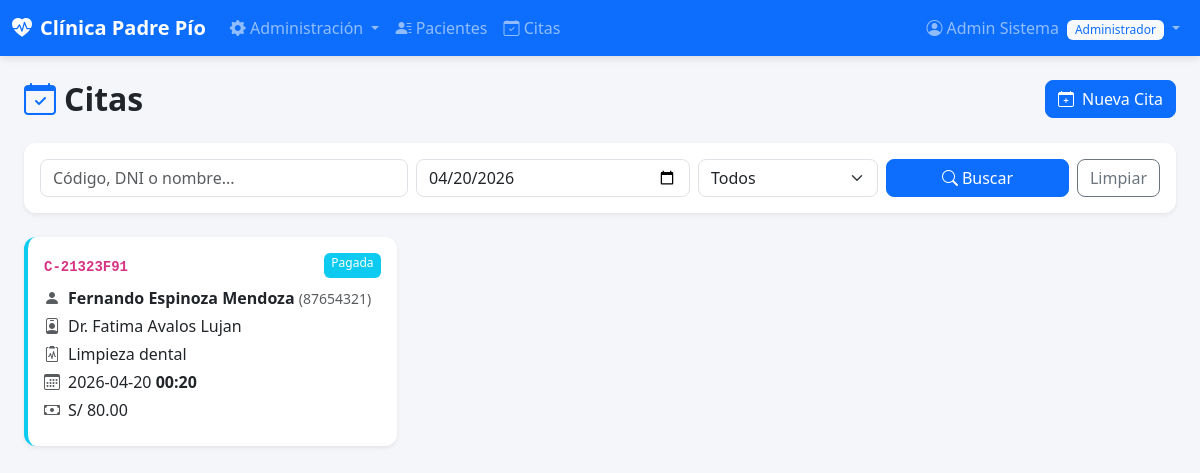
The app's page /citas (signed in) with its own data.
### tables this page shows
CREATE TABLE citas (
            id INTEGER PRIMARY KEY AUTOINCREMENT,
            codigo TEXT UNIQUE NOT NULL,
            paciente_id INTEGER NOT NULL,
            doctor_id INTEGER NOT NULL,
            servicio_id INTEGER NOT NULL,
            fecha TEXT NOT NULL,
            hora TEXT NOT NULL,
            estado TEXT DEFAULT 'confirmada' CHECK(estado IN ('confirmada','atendida','cancelada','no_asistio','pagada')),
            monto REAL NOT NULL,
            observaciones TEXT,
            creado_por INTEGER,
            fecha_creacion TEXT DEFAULT CURRENT_TIMESTAMP,
            FOREIGN KEY (paciente_id) REFERENCES pacientes(id),
            FOREIGN KEY (doctor_id) REFERENCES usuarios(id),
            FOREIGN KEY (servicio_id) REFERENCES servicios(id)
        );

CREATE TABLE pacientes (
            id INTEGER PRIMARY KEY AUTOINCREMENT,
            dni TEXT UNIQUE NOT NULL,
            nombres TEXT NOT NULL,
            apellidos TEXT NOT NULL,
            telefono TEXT,
            correo TEXT,
            direccion TEXT,
            fecha_nacimiento TEXT,
            sexo TEXT CHECK(sexo IN ('M','F')),
            fecha_registro TEXT DEFAULT CURRENT_TIMESTAMP
        );

CREATE TABLE servicios (
            id INTEGER PRIMARY KEY AUTOINCREMENT,
            nombre TEXT UNIQUE NOT NULL,
            descripcion TEXT,
            duracion INTEGER NOT NULL,
            buffer_limpieza INTEGER DEFAULT 0,
            costo REAL NOT NULL,
            estado TEXT DEFAULT 'activo' CHECK(estado IN ('activo','inactivo'))
        );

### app.py (the view)
@app.route('/citas')
@login_required(['recepcionista', 'administrador', 'cajero'])
def citas():
    db = get_db()
    q = request.args.get('q', '').strip()
    estado = request.args.get('estado', '')
    fecha = request.args.get('fecha', date.today().isoformat())
    sql = '''SELECT c.*, p.nombres||' '||p.apellidos AS paciente, p.dni AS paciente_dni,
             u.nombres||' '||u.apellidos AS doctor, s.nombre AS servicio
             FROM citas c
             JOIN pacientes p ON c.paciente_id=p.id
             JOIN usuarios u ON c.doctor_id=u.id
             JOIN servicios s ON c.servicio_id=s.id
             WHERE 1=1'''
    params = []
    if q:
        sql += " AND (c.codigo LIKE ? OR p.dni LIKE ? OR p.nombres LIKE ?)"
        params += [f'%{q}%', f'%{q}%', f'%{q}%']
    if estado:
        sql += " AND c.estado=?"
        params.append(estado)
    if fecha:
        sql += " AND c.fecha=?"
        params.append(fecha)
    sql += " ORDER BY c.fecha DESC, c.hora ASC"
    rows = db.execute(sql, params).fetchall()
    db.close()
    return render_template('recepcionista/citas.html', citas=rows, q=q, estado=estado, fecha=fecha)

### app.py (called while the page is built)
def login_required(roles=None):
    def decorator(f):
        @wraps(f)
        def wrapped(*args, **kwargs):
            if 'usuario_id' not in session:
                flash('Debes iniciar sesión.', 'warning')
                return redirect(url_for('login'))
            if roles and session.get('rol') not in roles:
                flash('No tienes permiso para acceder a esta sección.', 'danger')
                return redirect(url_for('dashboard'))
            return f(*args, **kwargs)
        return wrapped
    return decorator

### database.py (called while the page is built)
def get_db():
    conn = sqlite3.connect(DB_PATH)
    conn.row_factory = sqlite3.Row
    conn.execute("PRAGMA foreign_keys = ON")
    return conn

### templates/recepcionista/citas.html (shortened to what this page needs)
{% extends 'base.html' %}
{% block content %}
<div class="d-flex justify-content-between align-items-center mb-4">
  <h2 class="fw-bold mb-0"><i class="bi bi-calendar-check me-2 text-primary"></i>Citas</h2>
  {% if session.rol in ['recepcionista','administrador'] %}
  <a href="{{ url_for('crear_cita') }}" class="btn btn-primary">
    <i class="bi bi-calendar-plus me-2"></i>Nueva Cita
  </a>
  {% endif %}
</div>
<div class="card shadow-sm border-0 mb-4">
  <div class="card-body">
    <form method="GET" class="row g-2 align-items-end">
      <div class="col-md-4">
        <input type="text" name="q" class="form-control" placeholder="Código, DNI o nombre..." value="{{ q }}">
      </div>
      <div class="col-md-3">
        <input type="date" name="fecha" class="form-control" value="{{ fecha }}">
      </div>
      <div class="col-md-2">
        <select name="estado" class="form-select">
          <option value="">Todos</option>
        </select>
      </div>
      <div class="col-md-3 d-flex gap-2">
        <button type="submit" class="btn btn-primary flex-fill"><i class="bi bi-search me-1"></i>Buscar</button>
        <a href="{{ url_for('citas') }}" class="btn btn-outline-secondary">Limpiar</a>
      </div>
    </form>
  </div>
</div>
{% if citas %}
<div class="row g-3">
  {% for c in citas %}
  <div class="col-md-6 col-lg-4">
    <div class="card h-100 shadow-sm border-0 border-start border-4
      {% if c.estado=='confirmada' %}border-primary
      {% elif c.estado=='atendida' %}border-success
      {% elif c.estado=='pagada' %}border-info
      {% elif c.estado=='cancelada' %}border-danger
      {% else %}border-warning{% endif %}">
      <div class="card-body">
        <div class="d-flex justify-content-between mb-2">
          <span class="fw-bold"><code>{{ c.codigo }}</code></span>
          <span class="badge bg-{{ {'confirmada':'primary','atendida':'success','cancelada':'danger','no_asistio':'warning','pagada':'info'}.get(c.estado,'secondary') }}">
            {{ c.estado|replace('_',' ')|title }}
          </span>
        </div>
        <p class="mb-1"><i class="bi bi-person-fill text-muted me-2"></i><strong>{{ c.paciente }}</strong> <small class="text-muted">({{ c.paciente_dni }})</small></p>
        <p class="mb-1"><i class="bi bi-person-badge text-muted me-2"></i>Dr. {{ c.doctor }}</p>
        <p class="mb-1"><i class="bi bi-clipboard2-pulse text-muted me-2"></i>{{ c.servicio }}</p>
        <p class="mb-1"><i class="bi bi-calendar3 text-muted me-2"></i>{{ c.fecha }} <strong>{{ c.hora }}</strong></p>
        <p class="mb-2"><i class="bi bi-cash text-muted me-2"></i>S/ {{ "%.2f"|format(c.monto) }}</p>
      </div>
    </div>
  </div>
  {% endfor %}
</div>
{% else %}
<div class="text-center py-5 text-muted">
  <i class="bi bi-calendar-x" style="font-size:3rem"></i>
  <p class="mt-2">No se encontraron citas con los filtros aplicados.</p>
</div>
{% endif %}
{% endblock %}

### static/css/style.css (style rules this page uses)
body { background-color: #f5f6fa; font-family: 'Segoe UI', sans-serif; }
.card { border-radius: 12px; }
.badge { font-weight: 500; }
.btn { border-radius: 8px; }
.form-control, .form-select { border-radius: 8px; }

### records on screen
citas: codigo "C-21323F91", estado "Pagada", paciente "Fernando Espinoza Mendoza", paciente_dni "87654321", doctor "Fatima Avalos Lujan", servicio "Limpieza dental", fecha "2026-04-20", hora "00:20", monto "80.00"

### other values on screen
{{ session.nombre }} "Admin Sistema"
{{ session.rol|title }} "Administrador"
